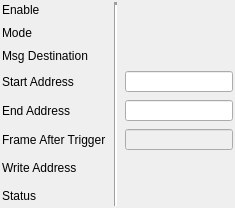
               <widget class="QFrame" name="frame_10">
                <property name="frameShape">
                 <enum>QFrame::NoFrame</enum>
                </property>
                <property name="frameShadow">
                 <enum>QFrame::Raised</enum>
                </property>
                <property name="lineWidth">
                 <number>0</number>
                </property>
                <layout class="QGridLayout" name="gridLayout_9" rowstretch="1,1,1,1,1,1,1,1">
                 <property name="leftMargin">
                  <number>2</number>
                 </property>
                 <property name="topMargin">
                  <number>2</number>
                 </property>
                 <property name="rightMargin">
                  <number>2</number>
                 </property>
                 <property name="bottomMargin">
                  <number>2</number>
                 </property>
                 <property name="spacing">
                  <number>8</number>
                 </property>
                 <item row="0" column="0">
                  <widget class="QLabel" name="label_21">
                   <property name="sizePolicy">
                    <sizepolicy hsizetype="Preferred" vsizetype="Preferred">
                     <horstretch>0</horstretch>
                     <verstretch>0</verstretch>
                    </sizepolicy>
                   </property>
                   <property name="font">
                    <font/>
                   </property>
                   <property name="text">
                    <string>Enable</string>
                   </property>
                  </widget>
                 </item>
                 <item row="0" column="2">
                  <widget class="PyDMEnumButton" name="PyDMEnumButton_8">
                   <property name="sizePolicy">
                    <sizepolicy hsizetype="Preferred" vsizetype="Preferred">
                     <horstretch>0</horstretch>
                     <verstretch>0</verstretch>
                    </sizepolicy>
                   </property>
                   <property name="minimumSize">
                    <size>
                     <width>0</width>
                     <height>0</height>
                    </size>
                   </property>
                   <property name="maximumSize">
                    <size>
                     <width>16777215</width>
                     <height>48</height>
                    </size>
                   </property>
                   <property name="font">
                    <font>
                     <pointsize>8</pointsize>
                    </font>
                   </property>
                   <property name="toolTip">
                    <string/>
                   </property>
                   <property name="styleSheet">
                    <string notr="true">QPushButton{font: 8px;}</string>
                   </property>
                   <property name="channel" stdset="0">
                    <string>ca://${DEVICE}:WFENG${ENG}_ENABLE0</string>
                   </property>
                   <property name="orientation" stdset="0">
                    <enum>Qt::Horizontal</enum>
                   </property>
                   <property name="marginTop" stdset="0">
                    <number>0</number>
                   </property>
                   <property name="marginBottom" stdset="0">
                    <number>0</number>
                   </property>
                   <property name="marginLeft" stdset="0">
                    <number>0</number>
                   </property>
                   <property name="marginRight" stdset="0">
                    <number>0</number>
                   </property>
                   <property name="horizontalSpacing" stdset="0">
                    <number>0</number>
                   </property>
                   <property name="verticalSpacing" stdset="0">
                    <number>0</number>
                   </property>
                  </widget>
                 </item>
                 <item row="1" column="0">
                  <widget class="QLabel" name="label_19">
                   <property name="sizePolicy">
                    <sizepolicy hsizetype="Preferred" vsizetype="Preferred">
                     <horstretch>0</horstretch>
                     <verstretch>0</verstretch>
                    </sizepolicy>
                   </property>
                   <property name="font">
                    <font/>
                   </property>
                   <property name="text">
                    <string>Mode</string>
                   </property>
                  </widget>
                 </item>
                 <item row="6" column="0">
                  <widget class="QLabel" name="label_23">
                   <property name="sizePolicy">
                    <sizepolicy hsizetype="Preferred" vsizetype="Preferred">
                     <horstretch>0</horstretch>
                     <verstretch>0</verstretch>
                    </sizepolicy>
                   </property>
                   <property name="font">
                    <font/>
                   </property>
                   <property name="text">
                    <string>Write Address</string>
                   </property>
                  </widget>
                 </item>
                 <item row="4" column="2">
                  <widget class="PyDMLineEdit" name="PyDMLineEdit_4">
                   <property name="enabled">
                    <bool>true</bool>
                   </property>
                   <property name="sizePolicy">
                    <sizepolicy hsizetype="Preferred" vsizetype="Preferred">
                     <horstretch>1</horstretch>
                     <verstretch>1</verstretch>
                    </sizepolicy>
                   </property>
                   <property name="maximumSize">
                    <size>
                     <width>16777215</width>
                     <height>16777215</height>
                    </size>
                   </property>
                   <property name="font">
                    <font>
                     <pointsize>8</pointsize>
                    </font>
                   </property>
                   <property name="toolTip">
                    <string/>
                   </property>
                   <property name="readOnly">
                    <bool>false</bool>
                   </property>
                   <property name="channel" stdset="0">
                    <string>ca://${DEVICE}:WFENG${ENG}_ENDADDR0</string>
                   </property>
                   <property name="displayFormat" stdset="0">
                    <enum>PyDMLineEdit::Hex</enum>
                   </property>
                  </widget>
                 </item>
                 <item row="7" column="0">
                  <widget class="QLabel" name="label_26">
                   <property name="sizePolicy">
                    <sizepolicy hsizetype="Preferred" vsizetype="Preferred">
                     <horstretch>0</horstretch>
                     <verstretch>0</verstretch>
                    </sizepolicy>
                   </property>
                   <property name="font">
                    <font/>
                   </property>
                   <property name="text">
                    <string>Status</string>
                   </property>
                  </widget>
                 </item>
                 <item row="7" column="2">
                  <widget class="PyDMLabel" name="PyDMLabel_13">
                   <property name="sizePolicy">
                    <sizepolicy hsizetype="Preferred" vsizetype="Preferred">
                     <horstretch>1</horstretch>
                     <verstretch>1</verstretch>
                    </sizepolicy>
                   </property>
                   <property name="minimumSize">
                    <size>
                     <width>0</width>
                     <height>20</height>
                    </size>
                   </property>
                   <property name="maximumSize">
                    <size>
                     <width>16777215</width>
                     <height>28</height>
                    </size>
                   </property>
                   <property name="font">
                    <font>
                     <pointsize>8</pointsize>
                    </font>
                   </property>
                   <property name="toolTip">
                    <string/>
                   </property>
                   <property name="styleSheet">
                    <string notr="true"/>
                   </property>
                   <property name="text">
                    <string/>
                   </property>
                   <property name="channel" stdset="0">
                    <string>ca://${DEVICE}:WFENG${ENG}_STATUS0</string>
                   </property>
                  </widget>
                 </item>
                 <item row="2" column="2">
                  <widget class="PyDMEnumButton" name="PyDMEnumButton_7">
                   <property name="sizePolicy">
                    <sizepolicy hsizetype="Preferred" vsizetype="Preferred">
                     <horstretch>0</horstretch>
                     <verstretch>0</verstretch>
                    </sizepolicy>
                   </property>
                   <property name="minimumSize">
                    <size>
                     <width>0</width>
                     <height>0</height>
                    </size>
                   </property>
                   <property name="maximumSize">
                    <size>
                     <width>16777215</width>
                     <height>48</height>
                    </size>
                   </property>
                   <property name="font">
                    <font>
                     <pointsize>8</pointsize>
                    </font>
                   </property>
                   <property name="toolTip">
                    <string/>
                   </property>
                   <property name="styleSheet">
                    <string notr="true">QPushButton{font: 8px;}</string>
                   </property>
                   <property name="channel" stdset="0">
                    <string>ca://${DEVICE}:WFENG${ENG}_MSGDEST0</string>
                   </property>
                   <property name="orientation" stdset="0">
                    <enum>Qt::Horizontal</enum>
                   </property>
                   <property name="marginTop" stdset="0">
                    <number>0</number>
                   </property>
                   <property name="marginBottom" stdset="0">
                    <number>0</number>
                   </property>
                   <property name="marginLeft" stdset="0">
                    <number>0</number>
                   </property>
                   <property name="marginRight" stdset="0">
                    <number>0</number>
                   </property>
                   <property name="horizontalSpacing" stdset="0">
                    <number>0</number>
                   </property>
                   <property name="verticalSpacing" stdset="0">
                    <number>0</number>
                   </property>
                  </widget>
                 </item>
                 <item row="4" column="0">
                  <widget class="QLabel" name="label_22">
                   <property name="sizePolicy">
                    <sizepolicy hsizetype="Preferred" vsizetype="Preferred">
                     <horstretch>0</horstretch>
                     <verstretch>0</verstretch>
                    </sizepolicy>
                   </property>
                   <property name="font">
                    <font/>
                   </property>
                   <property name="text">
                    <string>End Address</string>
                   </property>
                  </widget>
                 </item>
                 <item row="1" column="2">
                  <widget class="PyDMEnumButton" name="PyDMEnumButton_9">
                   <property name="sizePolicy">
                    <sizepolicy hsizetype="Preferred" vsizetype="Preferred">
                     <horstretch>0</horstretch>
                     <verstretch>0</verstretch>
                    </sizepolicy>
                   </property>
                   <property name="minimumSize">
                    <size>
                     <width>0</width>
                     <height>0</height>
                    </size>
                   </property>
                   <property name="maximumSize">
                    <size>
                     <width>16777215</width>
                     <height>48</height>
                    </size>
                   </property>
                   <property name="font">
                    <font>
                     <pointsize>8</pointsize>
                    </font>
                   </property>
                   <property name="toolTip">
                    <string/>
                   </property>
                   <property name="styleSheet">
                    <string notr="true">QPushButton{font: 8px;}</string>
                   </property>
                   <property name="channel" stdset="0">
                    <string>ca://${DEVICE}:WFENG${ENG}_MODE0</string>
                   </property>
                   <property name="orientation" stdset="0">
                    <enum>Qt::Horizontal</enum>
                   </property>
                   <property name="marginTop" stdset="0">
                    <number>0</number>
                   </property>
                   <property name="marginBottom" stdset="0">
                    <number>0</number>
                   </property>
                   <property name="marginLeft" stdset="0">
                    <number>0</number>
                   </property>
                   <property name="marginRight" stdset="0">
                    <number>0</number>
                   </property>
                   <property name="horizontalSpacing" stdset="0">
                    <number>0</number>
                   </property>
                   <property name="verticalSpacing" stdset="0">
                    <number>0</number>
                   </property>
                  </widget>
                 </item>
                 <item row="5" column="2">
                  <widget class="PyDMLineEdit" name="PyDMLineEdit_3">
                   <property name="enabled">
                    <bool>false</bool>
                   </property>
                   <property name="sizePolicy">
                    <sizepolicy hsizetype="Preferred" vsizetype="Preferred">
                     <horstretch>1</horstretch>
                     <verstretch>1</verstretch>
                    </sizepolicy>
                   </property>
                   <property name="maximumSize">
                    <size>
                     <width>16777215</width>
                     <height>16777215</height>
                    </size>
                   </property>
                   <property name="font">
                    <font>
                     <pointsize>8</pointsize>
                    </font>
                   </property>
                   <property name="toolTip">
                    <string/>
                   </property>
                   <property name="channel" stdset="0">
                    <string>ca://${DEVICE}:WFENG${ENG}_FRAFTTRG0</string>
                   </property>
                  </widget>
                 </item>
                 <item row="6" column="2">
                  <widget class="PyDMLabel" name="PyDMLabel_18">
                   <property name="sizePolicy">
                    <sizepolicy hsizetype="Preferred" vsizetype="Preferred">
                     <horstretch>1</horstretch>
                     <verstretch>1</verstretch>
                    </sizepolicy>
                   </property>
                   <property name="minimumSize">
                    <size>
                     <width>0</width>
                     <height>20</height>
                    </size>
                   </property>
                   <property name="maximumSize">
                    <size>
                     <width>16777215</width>
                     <height>28</height>
                    </size>
                   </property>
                   <property name="font">
                    <font>
                     <pointsize>8</pointsize>
                    </font>
                   </property>
                   <property name="toolTip">
                    <string/>
                   </property>
                   <property name="styleSheet">
                    <string notr="true"/>
                   </property>
                   <property name="text">
                    <string/>
                   </property>
                   <property name="channel" stdset="0">
                    <string>ca://${DEVICE}:WFENG${ENG}_WRADDR0</string>
                   </property>
                   <property name="displayFormat" stdset="0">
                    <enum>PyDMLabel::Hex</enum>
                   </property>
                  </widget>
                 </item>
                 <item row="3" column="2">
                  <widget class="PyDMLineEdit" name="PyDMLineEdit_5">
                   <property name="sizePolicy">
                    <sizepolicy hsizetype="Preferred" vsizetype="Preferred">
                     <horstretch>1</horstretch>
                     <verstretch>1</verstretch>
                    </sizepolicy>
                   </property>
                   <property name="maximumSize">
                    <size>
                     <width>16777215</width>
                     <height>16777215</height>
                    </size>
                   </property>
                   <property name="font">
                    <font>
                     <pointsize>8</pointsize>
                    </font>
                   </property>
                   <property name="toolTip">
                    <string/>
                   </property>
                   <property name="readOnly">
                    <bool>false</bool>
                   </property>
                   <property name="channel" stdset="0">
                    <string>ca://${DEVICE}:WFENG${ENG}_STARTADDR0</string>
                   </property>
                   <property name="displayFormat" stdset="0">
                    <enum>PyDMLineEdit::Hex</enum>
                   </property>
                  </widget>
                 </item>
                 <item row="2" column="0">
                  <widget class="QLabel" name="label_20">
                   <property name="sizePolicy">
                    <sizepolicy hsizetype="Preferred" vsizetype="Preferred">
                     <horstretch>0</horstretch>
                     <verstretch>0</verstretch>
                    </sizepolicy>
                   </property>
                   <property name="font">
                    <font/>
                   </property>
                   <property name="text">
                    <string>Msg Destination</string>
                   </property>
                  </widget>
                 </item>
                 <item row="3" column="0">
                  <widget class="QLabel" name="label_24">
                   <property name="sizePolicy">
                    <sizepolicy hsizetype="Preferred" vsizetype="Preferred">
                     <horstretch>0</horstretch>
                     <verstretch>0</verstretch>
                    </sizepolicy>
                   </property>
                   <property name="font">
                    <font/>
                   </property>
                   <property name="text">
                    <string>Start Address</string>
                   </property>
                  </widget>
                 </item>
                 <item row="5" column="0">
                  <widget class="QLabel" name="label_25">
                   <property name="sizePolicy">
                    <sizepolicy hsizetype="Preferred" vsizetype="Preferred">
                     <horstretch>0</horstretch>
                     <verstretch>0</verstretch>
                    </sizepolicy>
                   </property>
                   <property name="font">
                    <font/>
                   </property>
                   <property name="text">
                    <string>Frame After Trigger</string>
                   </property>
                  </widget>
                 </item>
                 <item row="0" column="1" rowspan="8">
                  <widget class="Line" name="line_6">
                   <property name="lineWidth">
                    <number>3</number>
                   </property>
                   <property name="orientation">
                    <enum>Qt::Vertical</enum>
                   </property>
                  </widget>
                 </item>
                </layout>
               </widget>
